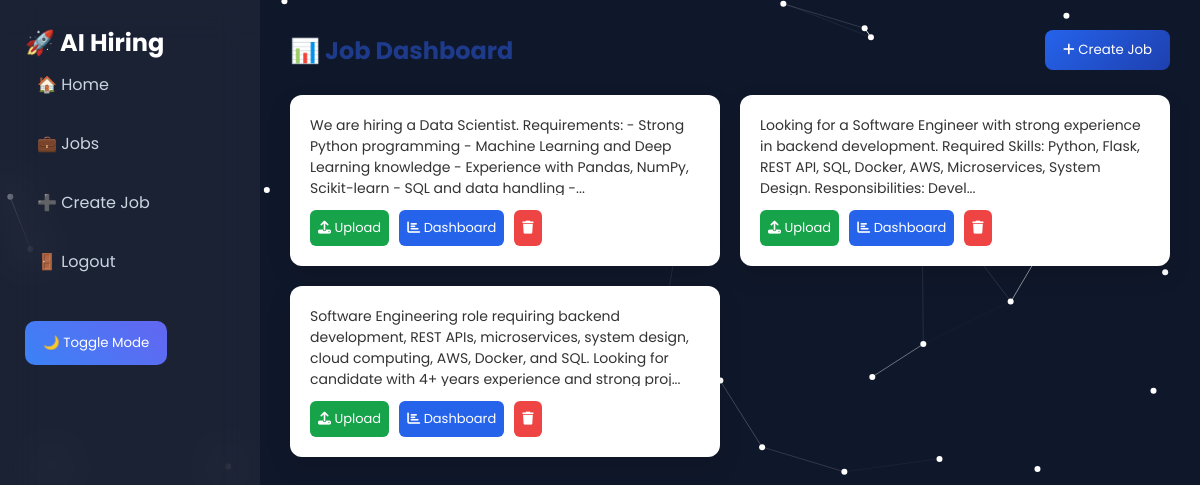
The app's page /jobs (signed in) with its own data.
### tables this page shows
CREATE TABLE jobs (
        id INTEGER PRIMARY KEY AUTOINCREMENT,
        job_description TEXT
    );

### app.py (the view)
@app.route("/jobs")
def jobs():
    if "user" not in session:
        return redirect("/login")
    conn = sqlite3.connect("hiring.db")
    cursor = conn.cursor()
    cursor.execute("SELECT id, job_description FROM jobs ORDER BY id DESC")
    jobs = cursor.fetchall()
    conn.close()
    return render_template("jobs.html", jobs=jobs)

### templates/jobs.html (shortened to what this page needs)
{% extends "layout.html" %}
{% block content %}
<link href="https://cdnjs.cloudflare.com/ajax/libs/font-awesome/6.5.0/css/all.min.css" rel="stylesheet">
<div class="header">
    <h2>📊 Job Dashboard</h2>
    <a href="/create-job">
        <button class="create-btn">
            <i class="fa fa-plus"></i> Create Job
        </button>
    </a>
</div>
{% if jobs|length == 0 %}
<div class="empty">
    <h3>No Jobs Created Yet</h3>
    <p>Create your first job to start analyzing resumes 🚀</p>
</div>
{% else %}
<div class="jobs-grid">
    {% for job in jobs %}
    <div class="job-card">
        <div class="job-text">
            {{ job[1][:200] }}...
        </div>
        <div class="actions">
            <a href="/upload/{{ job[0] }}">
                <button class="btn upload">
                    <i class="fa fa-upload"></i> Upload
                </button>
            </a>
            <a href="/dashboard/{{ job[0] }}">
                <button class="btn view">
                    <i class="fa fa-chart-bar"></i> Dashboard
                </button>
            </a>
            <a href="/delete-job/{{ job[0] }}">
                <button class="btn delete">
                    <i class="fa fa-trash"></i>
                </button>
            </a>
        </div>
    </div>
    {% endfor %}
</div>
{% endif %}
{% endblock %}

### templates/layout.html (style rules this page uses)
* { margin: 0; padding: 0; box-sizing: border-box; font-family: 'Poppins', sans-serif; }
body { display: flex; background: #0f172a; color: white; }
button { padding: 12px 18px; border-radius: 10px; border: none; background: linear-gradient(45deg,#3b82f6,#6366f1); color: white; cursor: pointer; }

### templates/jobs.html (style rules this page uses)
body { font-family: 'Poppins', sans-serif; }
.header { display: flex; justify-content: space-between; align-items: center; margin-bottom: 25px; }
.header h2 { color: #1e3a8a; }
.create-btn { background: linear-gradient(135deg, #2563eb, #1e40af); color: white; padding: 10px 18px; border: none; border-radius: 8px; cursor: pointer; transition: 0.3s; }
.jobs-grid { display: grid; grid-template-columns: repeat(auto-fit, minmax(300px, 1fr)); gap: 20px; }
.job-card { background: white; padding: 20px; border-radius: 12px; box-shadow: 0 10px 25px rgba(0,0,0,0.1); transition: 0.3s; position: relative; }
.job-text { font-size: 14px; color: #333; height: 80px; overflow: hidden; }
.actions { margin-top: 15px; display: flex; gap: 10px; }
.btn { flex: 1; padding: 8px; border: none; border-radius: 6px; font-size: 13px; cursor: pointer; transition: 0.3s; }
.view { background: #2563eb; color: white; }
.upload { background: #16a34a; color: white; }
.delete { background: #ef4444; color: white; }
.job-card { animation: fadeIn 0.4s ease; }

### records on screen
jobs: job_description "We are hiring a Data Scientist. Requirements: - Strong Python programming - Machine Learning and Deep Learning knowledge - Experience with Pandas, NumPy, Scikit-learn - SQL and data handling -"
jobs: job_description "Looking for a Software Engineer with strong experience in backend development. Required Skills: Python, Flask, REST API, SQL, Docker, AWS, Microservices, System Design. Responsibilities: Devel"
jobs: job_description "Software Engineering role requiring backend development, REST APIs, microservices, system design, cloud computing, AWS, Docker, and SQL. Looking for candidate with 4+ years experience and strong proj"
